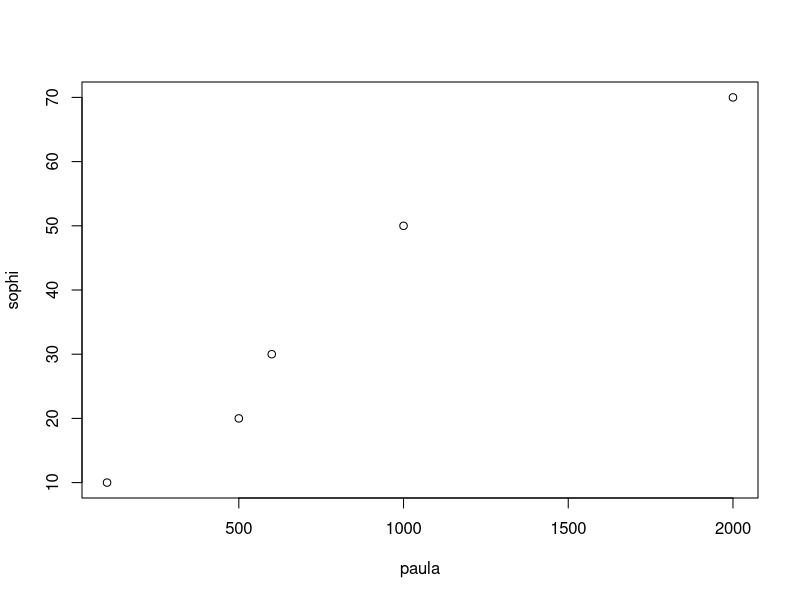
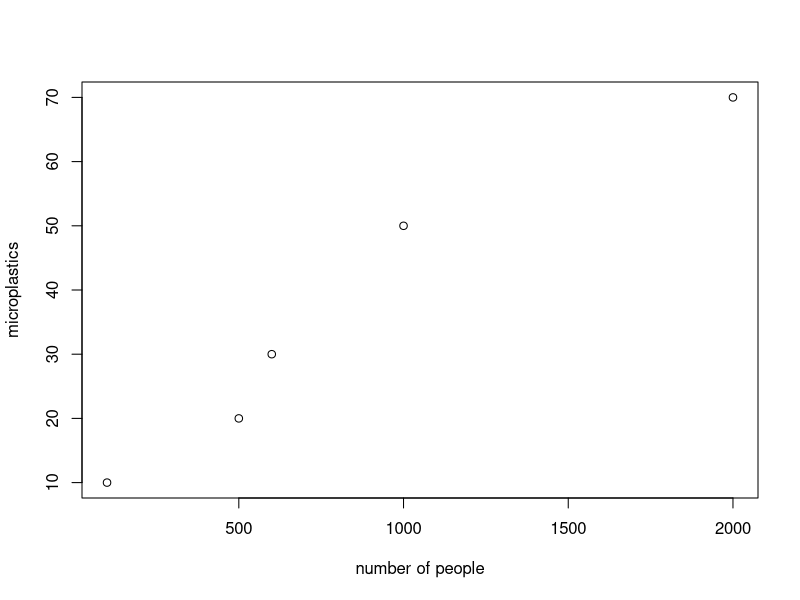
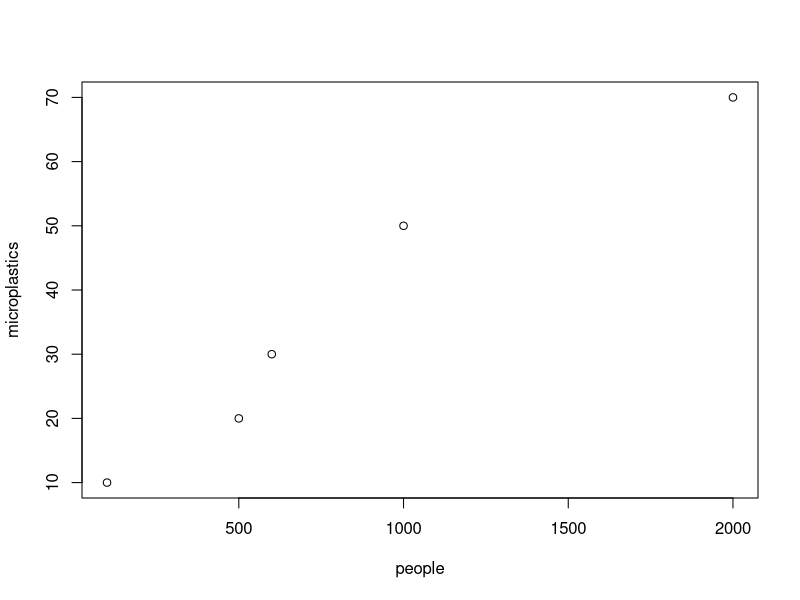

Write R code to recreate these figures, in order. (Note: this script raises an error after producing the figures.)
# What is R? 
# R is a programming language and free software environment for statistical computing and graphics.
# Here I can write anything I want! In this way R cannot run this line, it is just a comment to explain what is happening.

# R as a calculator
2 + 3

# I can assign to an object
zima <- 2 + 3
zima

giulia <- 5 + 3
giulia

final <- zima * giulia
final

final^2

# I can create an array with the function c(), c stands for concatenate.
sophi <- c(10, 20, 30, 50, 70) # microplastics 
# funtions have parentheses and inside them there are arguments

paula <- c(100, 500, 600, 1000, 2000) # people
# I can create a plot
plot(paula, sophi)

# I can insert labels for the variables in the plot
plot(paula, sophi, xlab="number of people", ylab="microplastics")

people <- paula
microplastics <- sophi

plot(people, microplastics)
# https://www.google.com/search?client=ubuntu-sn&hs=yV6&sca_esv=570352775&channel=fs&sxsrf=AM9HkKknoSOcu32qjoErsqX4O1ILBOJX4w:1696347741672&q=point+symbols+in+R&tbm=isch&source=lnms&sa=X&ved=2ahUKEwia9brkm9qBAxVrQvEDHbEYDuMQ0pQJegQIChAB&biw=1760&bih=887&dpr=1.09#imgrc=lUw3nrgRKV8ynM
plot(poeple, microplastics, psh=19) #to change the type of points, look up number on internet
plot(poeple, microplastics, psh=19, cex=2) #to change the dimensions of the points
plot(poeple, microplastics, psh=19, cex=2, col="blue") #to change the colour of the points

# With the function 
inctall.package("")
# we can install new packages
